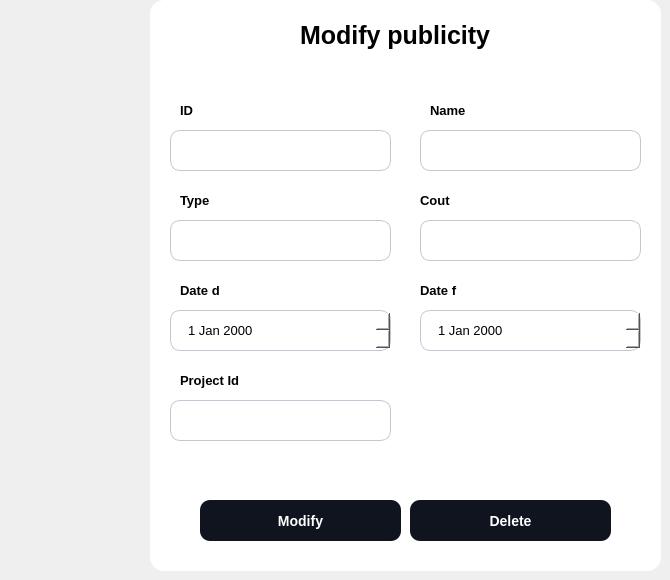
              <widget class="QWidget" name="page_17">
               <widget class="QGroupBox" name="groupBox_10">
                <property name="geometry">
                 <rect>
                  <x>150</x>
                  <y>0</y>
                  <width>511</width>
                  <height>571</height>
                 </rect>
                </property>
                <property name="styleSheet">
                 <string notr="true">background-color :white ; 
border-radius :14px ; </string>
                </property>
                <property name="title">
                 <string/>
                </property>
                <widget class="QLabel" name="title1_13">
                 <property name="geometry">
                  <rect>
                   <x>150</x>
                   <y>20</y>
                   <width>251</width>
                   <height>31</height>
                  </rect>
                 </property>
                 <property name="styleSheet">
                  <string notr="true">QLabel {
	font-size: 25px ; 
	font-weight:bold ; 
	
}</string>
                 </property>
                 <property name="text">
                  <string>Modify publicity</string>
                 </property>
                </widget>
                <widget class="QPushButton" name="modify_pub">
                 <property name="geometry">
                  <rect>
                   <x>50</x>
                   <y>500</y>
                   <width>201</width>
                   <height>41</height>
                  </rect>
                 </property>
                 <property name="cursor">
                  <cursorShape>PointingHandCursor</cursorShape>
                 </property>
                 <property name="styleSheet">
                  <string notr="true">QPushButton {
	background-color:#0F141E ; 
	border-radius:10px ; 
	color : white ; 
	font-size:14px ; 
	font-weight:bold; 
}

QPushButton::hover {
	background-color:#4AC7EA ; 
	color:white ; 
}</string>
                 </property>
                 <property name="text">
                  <string>Modify</string>
                 </property>
                </widget>
                <widget class="QPushButton" name="delete__pub">
                 <property name="geometry">
                  <rect>
                   <x>260</x>
                   <y>500</y>
                   <width>201</width>
                   <height>41</height>
                  </rect>
                 </property>
                 <property name="cursor">
                  <cursorShape>PointingHandCursor</cursorShape>
                 </property>
                 <property name="styleSheet">
                  <string notr="true">QPushButton {
	background-color:#0F141E ; 
	border-radius:10px ; 
	color : white ; 
	font-size:14px ; 
	font-weight:bold; 
}

QPushButton::hover {
	background-color:#D60002 ; 
	color:white ; 
}</string>
                 </property>
                 <property name="text">
                  <string>Delete</string>
                 </property>
                </widget>
                <widget class="QLineEdit" name="name_pub_2">
                 <property name="geometry">
                  <rect>
                   <x>270</x>
                   <y>130</y>
                   <width>221</width>
                   <height>41</height>
                  </rect>
                 </property>
                 <property name="styleSheet">
                  <string notr="true">QLineEdit {
	background-color:white ; 
	border-radius:10px ; 
	font-size:13px ; 
	padding-left : 15px ; 
	border:1px solid #BFC9D3 ; 
}</string>
                 </property>
                </widget>
                <widget class="QLabel" name="label_75">
                 <property name="geometry">
                  <rect>
                   <x>270</x>
                   <y>280</y>
                   <width>61</width>
                   <height>21</height>
                  </rect>
                 </property>
                 <property name="styleSheet">
                  <string notr="true">font-size:13px;
font-weight:bold ; </string>
                 </property>
                 <property name="text">
                  <string>Date f</string>
                 </property>
                </widget>
                <widget class="QLineEdit" name="prj_id_pub_2">
                 <property name="geometry">
                  <rect>
                   <x>20</x>
                   <y>400</y>
                   <width>221</width>
                   <height>41</height>
                  </rect>
                 </property>
                 <property name="styleSheet">
                  <string notr="true">QLineEdit {
	background-color:white ; 
	border-radius:10px ; 
	font-size:13px ; 
	padding-left : 15px ; 
	border:1px solid #BFC9D3 ; 

}</string>
                 </property>
                </widget>
                <widget class="QDateEdit" name="date_f_pub_2">
                 <property name="geometry">
                  <rect>
                   <x>270</x>
                   <y>310</y>
                   <width>221</width>
                   <height>41</height>
                  </rect>
                 </property>
                 <property name="styleSheet">
                  <string notr="true">
	background-color:white ; 
	border-radius:10px ; 
	font-size:13px ; 
	padding-left : 15px ; 
	border:1px solid #BFC9D3 ; 

</string>
                 </property>
                </widget>
                <widget class="QLabel" name="label_76">
                 <property name="geometry">
                  <rect>
                   <x>30</x>
                   <y>190</y>
                   <width>101</width>
                   <height>21</height>
                  </rect>
                 </property>
                 <property name="styleSheet">
                  <string notr="true">font-size:13px;
font-weight:bold ; </string>
                 </property>
                 <property name="text">
                  <string>Type</string>
                 </property>
                </widget>
                <widget class="QLabel" name="label_77">
                 <property name="geometry">
                  <rect>
                   <x>270</x>
                   <y>190</y>
                   <width>141</width>
                   <height>21</height>
                  </rect>
                 </property>
                 <property name="styleSheet">
                  <string notr="true">font-size:13px;
font-weight:bold ; </string>
                 </property>
                 <property name="text">
                  <string>Cout</string>
                 </property>
                </widget>
                <widget class="QLineEdit" name="type_pub_2">
                 <property name="geometry">
                  <rect>
                   <x>20</x>
                   <y>220</y>
                   <width>221</width>
                   <height>41</height>
                  </rect>
                 </property>
                 <property name="styleSheet">
                  <string notr="true">QLineEdit {
	background-color:white ; 
	border-radius:10px ; 
	font-size:13px ; 
	padding-left : 15px ; 
	border:1px solid #BFC9D3 ; 

}</string>
                 </property>
                </widget>
                <widget class="QLabel" name="label_78">
                 <property name="geometry">
                  <rect>
                   <x>30</x>
                   <y>370</y>
                   <width>101</width>
                   <height>21</height>
                  </rect>
                 </property>
                 <property name="styleSheet">
                  <string notr="true">font-size:13px;
font-weight:bold ; </string>
                 </property>
                 <property name="text">
                  <string>Project Id</string>
                 </property>
                </widget>
                <widget class="QDateEdit" name="date_d_pub_2">
                 <property name="geometry">
                  <rect>
                   <x>20</x>
                   <y>310</y>
                   <width>221</width>
                   <height>41</height>
                  </rect>
                 </property>
                 <property name="styleSheet">
                  <string notr="true">	background-color:white ; 
	border-radius:10px ; 
	font-size:13px ; 
	padding-left : 15px ; 
	border:1px solid #BFC9D3 ; 
</string>
                 </property>
                </widget>
                <widget class="QLineEdit" name="id_pub_2">
                 <property name="geometry">
                  <rect>
                   <x>20</x>
                   <y>130</y>
                   <width>221</width>
                   <height>41</height>
                  </rect>
                 </property>
                 <property name="styleSheet">
                  <string notr="true">QLineEdit {
	background-color:white ; 
	border-radius:10px ; 
	font-size:13px ; 
	padding-left : 15px ; 
	border:1px solid #BFC9D3 ; 
}</string>
                 </property>
                 <property name="readOnly">
                  <bool>true</bool>
                 </property>
                </widget>
                <widget class="QLabel" name="label_79">
                 <property name="geometry">
                  <rect>
                   <x>280</x>
                   <y>100</y>
                   <width>41</width>
                   <height>21</height>
                  </rect>
                 </property>
                 <property name="styleSheet">
                  <string notr="true">font-size:13px;
font-weight:bold ; </string>
                 </property>
                 <property name="text">
                  <string>Name</string>
                 </property>
                </widget>
                <widget class="QLineEdit" name="cout_pub_2">
                 <property name="geometry">
                  <rect>
                   <x>270</x>
                   <y>220</y>
                   <width>221</width>
                   <height>41</height>
                  </rect>
                 </property>
                 <property name="styleSheet">
                  <string notr="true">QLineEdit {
	background-color:white ; 
	border-radius:10px ; 
	font-size:13px ; 
	padding-left : 15px ; 
	border:1px solid #BFC9D3 ; 

}</string>
                 </property>
                </widget>
                <widget class="QLabel" name="label_80">
                 <property name="geometry">
                  <rect>
                   <x>30</x>
                   <y>280</y>
                   <width>51</width>
                   <height>21</height>
                  </rect>
                 </property>
                 <property name="styleSheet">
                  <string notr="true">font-size:13px;
font-weight:bold ; </string>
                 </property>
                 <property name="text">
                  <string>Date d</string>
                 </property>
                </widget>
                <widget class="QLabel" name="label_81">
                 <property name="geometry">
                  <rect>
                   <x>30</x>
                   <y>100</y>
                   <width>21</width>
                   <height>21</height>
                  </rect>
                 </property>
                 <property name="styleSheet">
                  <string notr="true">font-size:13px;
font-weight:bold ; </string>
                 </property>
                 <property name="text">
                  <string>ID</string>
                 </property>
                </widget>
               </widget>
              </widget>
